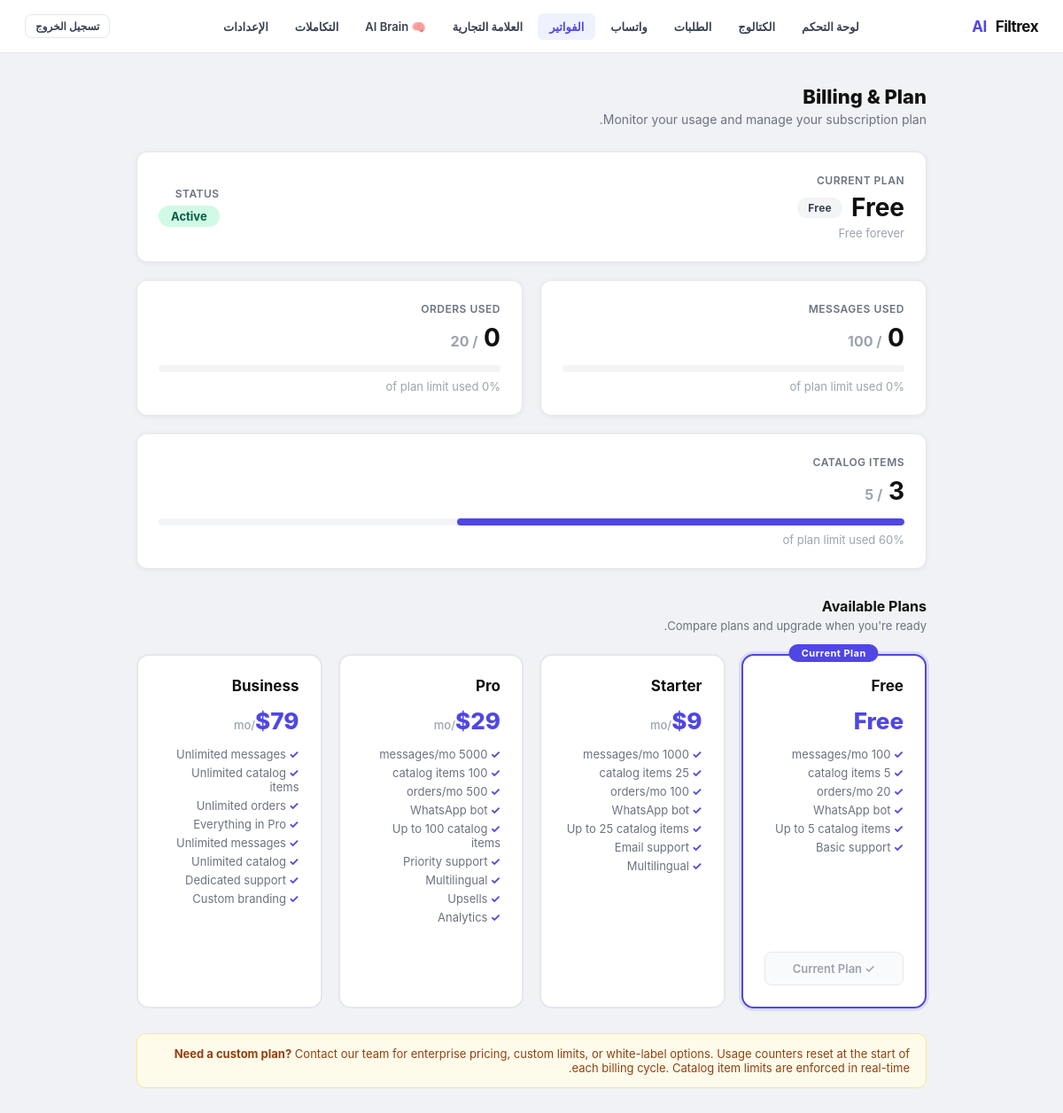
The page /admin/billing (signed in) on the database its author committed.
### tables this page shows
CREATE TABLE clients (
                id                INTEGER PRIMARY KEY AUTOINCREMENT,
                name              TEXT NOT NULL,
                business_type     TEXT DEFAULT 'clinic',
                default_language  TEXT DEFAULT 'ar',
                currency          TEXT DEFAULT 'MAD',
                timezone          TEXT DEFAULT 'Africa/Casablanca',
                admin_whatsapp    TEXT,
                ultramsg_instance TEXT,
                ultramsg_token    TEXT,
                is_active         INTEGER DEFAULT 1,
                created_at        TEXT DEFAULT (datetime('now'))
            , whatsapp_connected INTEGER DEFAULT 0, onboarding_step INTEGER DEFAULT 0, referral_code   TEXT, referred_by     INTEGER, referral_count  INTEGER DEFAULT 0, brand_name          TEXT, logo_url            TEXT, primary_color       TEXT DEFAULT '#4f46e5', custom_domain       TEXT, white_label_enabled INTEGER DEFAULT 0, business_whatsapp_number TEXT, whatsapp_connection_status TEXT DEFAULT 'not_connected', whatsapp_provider TEXT DEFAULT 'ultramsg', plan TEXT DEFAULT 'free', subscription_id TEXT, subscription_status TEXT DEFAULT 'inactive', is_trial          INTEGER DEFAULT 0, trial_started_at  TEXT, trial_ends_at     TEXT, affiliate_enabled  INTEGER DEFAULT 1, affiliate_code     TEXT, affiliate_earnings REAL    DEFAULT 0.0, affiliate_rate     REAL    DEFAULT 0.20, assistant_tone        TEXT DEFAULT 'friendly', assistant_goal        TEXT DEFAULT 'book_appointments', business_description  TEXT DEFAULT '', policies              TEXT DEFAULT '', fallback_message      TEXT DEFAULT '');

CREATE TABLE subscription_plans (
                id                 INTEGER PRIMARY KEY AUTOINCREMENT,
                name               TEXT NOT NULL,
                price_monthly      REAL NOT NULL DEFAULT 0,
                max_messages       INTEGER NOT NULL DEFAULT 100,
                max_catalog_items  INTEGER NOT NULL DEFAULT 5,
                max_orders         INTEGER NOT NULL DEFAULT 20,
                features_json      TEXT DEFAULT '[]',
                is_active          INTEGER DEFAULT 1
            );

CREATE TABLE client_subscriptions (
                id             INTEGER PRIMARY KEY AUTOINCREMENT,
                client_id      INTEGER NOT NULL,
                plan_id        INTEGER NOT NULL,
                status         TEXT NOT NULL DEFAULT 'active',
                started_at     TEXT DEFAULT CURRENT_TIMESTAMP,
                expires_at     TEXT,
                messages_used  INTEGER DEFAULT 0,
                orders_used    INTEGER DEFAULT 0
            , bonus_messages INTEGER DEFAULT 0, paypal_subscription_id TEXT);

### app.py (the view)
@app.route("/admin/billing")
def admin_billing():
    guard = _admin_guard()
    if guard:
        return guard
    cid = _session_client_id()
    sub = get_client_subscription(cid)
    con = get_db_connection()
    try:
        catalog_count = con.execute(
            "SELECT COUNT(*) FROM catalogs WHERE client_id=?", (cid,)
        ).fetchone()[0]
        all_plans = con.execute(
            "SELECT * FROM subscription_plans WHERE is_active=1 ORDER BY price_monthly ASC"
        ).fetchall()
    finally:
        con.close()
    plans_list = []
    for p in all_plans:
        pd = dict(p)
        try:
            pd["features"] = json.loads(pd.get("features_json") or "[]")
        except Exception:
            pd["features"] = []
        plans_list.append(pd)
    _plan_display = sub.get("plan_name") if sub else "none"
    print(f"[BILLING_PLAN] admin_billing client={cid} plan={_plan_display!r}")
    return render_template(
        "admin/billing.html",
        sub=sub,
        catalog_count=catalog_count,
        all_plans=plans_list,
        active="billing"
    )

### app.py (called while the page is built)
@app.context_processor
def _inject_branding():
    return {"branding": getattr(g, "branding", {"brand_name": "Filtrex AI",
                                                  "logo_url": None,
                                                  "primary_color": "#4f46e5",
                                                  "white_label_enabled": 0})}

def t(key, lang="en"):
    lang = lang if lang in TRANSLATIONS else "en"
    return TRANSLATIONS[lang].get(key) or TRANSLATIONS["en"].get(key, key)

@app.context_processor
def _inject_lang():
    cid = session.get("client_id")
    lang = "en"
    if cid:
        _con = sqlite3.connect("bookings.db", timeout=10)
        _con.row_factory = sqlite3.Row
        try:
            _row = _con.execute(
                "SELECT default_language FROM clients WHERE id=?", (cid,)
            ).fetchone()
        finally:
            _con.close()
        if _row:
            lang = _row["default_language"] or "en"
    return {"lang": lang, "t": t}

def get_db_connection():
    con = sqlite3.connect(DB_FILE, timeout=10)
    con.row_factory = sqlite3.Row
    return con

def _session_client_id():
    cid = session.get("client_id")
    return int(cid) if cid else CLIENT_ID

def _admin_guard():
    if not session.get("logged_in"):
        return redirect(url_for("login"))
    cid = session.get("client_id")
    if cid:
        print(f"[AUTH_CLIENT_ID] client_id={cid} path={request.path}")
    return None

### templates/admin/billing.html (shortened to what this page needs)
{% extends "admin/layout.html" %}
{% block content %}
<div class="billing-wrap">
  <div class="billing-hero">
    <h1>Billing &amp; Plan</h1>
    <p>Monitor your usage and manage your subscription plan.</p>
  </div>
  {% if sub %}
    {% set pct_msg = ((sub.messages_used / sub.max_messages * 100) | int) if sub.max_messages > 0 else 0 %}
    {% set pct_ord = ((sub.orders_used   / sub.max_orders   * 100) | int) if sub.max_orders   > 0 else 0 %}
    {% set pct_cat = ((catalog_count     / sub.max_catalog_items * 100) | int) if sub.max_catalog_items > 0 else 0 %}
    <div class="billing-grid">
      <div class="stat-card" style="grid-column:1/-1">
        <div style="display:flex; align-items:center; justify-content:space-between; flex-wrap:wrap; gap:12px;">
          <div>
            <div class="stat-label">Current Plan</div>
            <div style="display:flex; align-items:center; gap:10px; margin-top:6px;">
              <span class="stat-value">{{ sub.plan_name }}</span>
              <span class="plan-badge badge-{{ sub.plan_name | lower }}">{{ sub.plan_name }}</span>
            </div>
            <div class="stat-sub" style="margin-top:4px;">
              {% if sub.price_monthly == 0 %}Free forever
              {% else %}${{ sub.price_monthly }}/month{% endif %}
            </div>
          </div>
          <div style="text-align:right;">
            <div class="stat-label">Status</div>
            <span style="display:inline-block; margin-top:6px; padding:4px 14px;
              border-radius:999px; font-size:13px; font-weight:700;
              background:{% if sub.status=='active' %}#d1fae5{% else %}#fee2e2{% endif %};
              color:{% if sub.status=='active' %}#065f46{% else %}#991b1b{% endif %};">
              {{ sub.status | title }}
            </span>
          </div>
        </div>
      </div>
      <div class="stat-card">
        <div class="stat-label">Messages Used</div>
        {% if sub.max_messages == -1 %}
          <div class="stat-value">{{ sub.messages_used }}</div>
          <div class="stat-sub">Unlimited</div>
        {% else %}
          <div class="stat-value">{{ sub.messages_used }} <span style="font-size:16px;color:#9ca3af;">/ {{ sub.max_messages }}</span></div>
          <div class="progress-bar-wrap">
          </div>
          <div class="stat-sub">{{ pct_msg }}% of plan limit used</div>
        {% endif %}
      </div>
      <div class="stat-card">
        <div class="stat-label">Orders Used</div>
        {% if sub.max_orders == -1 %}
          <div class="stat-value">{{ sub.orders_used }}</div>
          <div class="stat-sub">Unlimited</div>
        {% else %}
          <div class="stat-value">{{ sub.orders_used }} <span style="font-size:16px;color:#9ca3af;">/ {{ sub.max_orders }}</span></div>
          <div class="progress-bar-wrap">
          </div>
          <div class="stat-sub">{{ pct_ord }}% of plan limit used</div>
        {% endif %}
      </div>
      <div class="stat-card" style="grid-column:1/-1">
        <div class="stat-label">Catalog Items</div>
        {% if sub.max_catalog_items == -1 %}
          <div class="stat-value">{{ catalog_count }}</div>
          <div class="stat-sub">Unlimited</div>
        {% else %}
          <div class="stat-value">{{ catalog_count }} <span style="font-size:16px;color:#9ca3af;">/ {{ sub.max_catalog_items }}</span></div>
          <div class="progress-bar-wrap">
            <div class="progress-bar {% if pct_cat >= 90 %}over{% elif pct_cat >= 70 %}warn{% endif %}"
                 style="width:{{ [pct_cat, 100] | min }}%"></div>
          </div>
          <div class="stat-sub">{{ pct_cat }}% of plan limit used</div>
        {% endif %}
      </div>
    </div>
  {% else %}
    <div class="info-note" style="margin-bottom:28px;">No active subscription found. Contact support.</div>
  {% endif %}
  <div class="section-title">Available Plans</div>
  <div class="section-sub">Compare plans and upgrade when you're ready.</div>
  <div class="plans-grid">
    {% for plan in all_plans %}
      {% set plan_slug  = plan.name | lower %}
      {% set is_current = sub and sub.plan_id == plan.id %}
      <div class="plan-card {% if is_current %}current{% endif %}">
        {% if is_current %}<div class="plan-card-current-label">Current Plan</div>{% endif %}
        <div class="plan-card-name">{{ plan.name }}</div>
        <div class="plan-card-price">
          {% if plan.price_monthly == 0 %}Free
          {% else %}${{ plan.price_monthly | int }}<span>/mo</span>{% endif %}
        </div>
        <div class="plan-card-limits">
          <ul>
            <li>{% if plan.max_messages == -1 %}Unlimited messages{% else %}{{ plan.max_messages | int }} messages/mo{% endif %}</li>
            <li>{% if plan.max_catalog_items == -1 %}Unlimited catalog items{% else %}{{ plan.max_catalog_items | int }} catalog items{% endif %}</li>
            <li>{% if plan.max_orders == -1 %}Unlimited orders{% else %}{{ plan.max_orders | int }} orders/mo{% endif %}</li>
            {% for feat in plan.features %}
            <li>{{ feat }}</li>
            {% endfor %}
          </ul>
        </div>
        {% if is_current %}
          <div class="btn-current-plan">✓ Current Plan</div>
        {% elif plan_slug == 'free' %}
          <div class="btn-current-plan" style="color:#d1d5db;">Free Tier</div>
        {% else %}
          <div class="paypal-btn-wrap">
            <div id="paypal-button-{{ plan_slug }}"></div>
          </div>
        {% endif %}
      </div>
    {% endfor %}
  </div>
  <div class="info-note" style="margin-top:28px;">
    <strong>Need a custom plan?</strong> Contact our team for enterprise pricing, custom limits, or white-label options.
    Usage counters reset at the start of each billing cycle.
    Catalog item limits are enforced in real-time.
  </div>
</div>
{% endblock %}

### templates/admin/layout.html (shortened to what this page needs)
<!DOCTYPE html>
<html lang="{{ lang }}" dir="{{ 'rtl' if lang == 'ar' else 'ltr' }}">
<head>
</head>
<body>
<nav class="nav">
  <div class="nav-brand">
    {% if branding.logo_url %}
      <img src="{{ branding.logo_url }}" alt="{{ branding.brand_name }}"
           style="height:32px;width:auto;object-fit:contain;border-radius:4px;" />
    {% else %}
      {% set _parts = branding.brand_name.split() %}
      {% if _parts|length >= 2 %}
        {{ _parts[:-1]|join(' ') }} <span>{{ _parts[-1] }}</span>
      {% else %}
        <span>{{ branding.brand_name }}</span>
      {% endif %}
    {% endif %}
  </div>
  <div class="nav-links">
    <a href="/admin/dashboard" class="nav-link {% if active=='dashboard' %}active{% endif %}">{{ t("nav_dashboard", lang) }}</a>
    <a href="/admin/catalog" class="nav-link {% if active=='catalog' %}active{% endif %}">{{ t("nav_catalog", lang) }}</a>
    <a href="/admin/orders" class="nav-link {% if active=='orders' %}active{% endif %}">{{ t("nav_orders", lang) }}</a>
    <a href="/admin/connect-whatsapp" class="nav-link {% if active=='whatsapp' %}active{% endif %}">{{ t("nav_whatsapp", lang) }}</a>
    <a href="/admin/billing" class="nav-link {% if active=='billing' %}active{% endif %}">{{ t("nav_billing", lang) }}</a>
    <a href="/admin/branding" class="nav-link {% if active=='branding' %}active{% endif %}">{{ t("nav_branding", lang) }}</a>
    <a href="/admin/ai-brain" class="nav-link {% if active=='ai-brain' %}active{% endif %}">🧠 AI Brain</a>
    <a href="/admin/integrations" class="nav-link {% if active=='integrations' %}active{% endif %}">{{ t("nav_integrations", lang) }}</a>
    <a href="/admin/settings" class="nav-link {% if active=='settings' %}active{% endif %}">{{ t("nav_settings", lang) }}</a>
  </div>
  <div class="nav-right">
    <a href="/logout" class="btn btn-ghost btn-sm">{{ t("nav_logout", lang) }}</a>
  </div>
</nav>
<div class="shell">
  {% block content %}{% endblock %}
</div>
</body>
</html>

### templates/admin/billing.html (style rules this page uses)
.billing-wrap { max-width: 900px; margin: 0 auto; padding: 0 4px; }
.billing-hero { margin-bottom: 28px; }
.billing-hero h1 { font-size: 22px; font-weight: 800; color: #111; margin-bottom: 4px; }
.billing-hero p { font-size: 14px; color: #6b7280; }
.billing-grid { display: grid; grid-template-columns: 1fr 1fr; gap: 20px; margin-bottom: 32px; }
.stat-card { background: #fff; border-radius: 12px; border: 1px solid #e5e7eb; padding: 24px; display: flex; flex-direction: column; gap: 8px; }
.stat-label { font-size: 12px; font-weight: 600; color: #6b7280; text-transform: uppercase; letter-spacing: .5px; }
.stat-value { font-size: 28px; font-weight: 700; color: #111; }
.stat-sub { font-size: 13px; color: #9ca3af; }
.progress-bar-wrap { background: #f3f4f6; border-radius: 999px; height: 8px; overflow: hidden; margin-top: 6px; }
.progress-bar { height: 8px; border-radius: 999px; background: #4f46e5; transition: width .4s; }
.plan-badge { display: inline-block; padding: 4px 12px; border-radius: 999px; font-size: 12px; font-weight: 700; letter-spacing: .3px; }
.badge-free { background: #f3f4f6; color: #374151; }
.plans-grid { display: grid; grid-template-columns: repeat(auto-fit, minmax(200px, 1fr)); gap: 18px; margin-top: 24px; }
.plan-card { border: 2px solid #e5e7eb; border-radius: 14px; padding: 24px; background: #fff; display: flex; flex-direction: column; gap: 14px; transition: border-color .2s, box-shadow .2s; position: relative; }
.plan-card.current { border-color: #4f46e5; box-shadow: 0 0 0 3px rgba(79,70,229,.12); }
.plan-card-current-label { position: absolute; top: -13px; left: 50%; transform: translateX(-50%); background: #4f46e5; color: #fff; font-size: 11px; font-weight: 700; padding: 3px 14px; border-radius: 999px; letter-spacing: .5px; white-space: nowrap; }
.plan-card-name { font-size: 17px; font-weight: 700; color: #111; }
.plan-card-price { font-size: 26px; font-weight: 800; color: #4f46e5; }
.plan-card-price span { font-size: 13px; font-weight: 500; color: #9ca3af; }
.plan-card-limits { font-size: 13px; color: #6b7280; }
.plan-card-limits ul { margin: 0; padding: 0; display: flex; flex-direction: column; gap: 5px; }
.plan-card-limits li { list-style: none; }
.plan-card-limits li::before { content: "✓ "; color: #4f46e5; font-weight: 700; }
.btn-current-plan { display: block; text-align: center; padding: 10px 14px; border-radius: 8px; font-size: 13px; font-weight: 600; border: 1.5px solid #e5e7eb; color: #9ca3af; background: #f9fafb; cursor: default; margin-top: auto; }
.paypal-btn-wrap { margin-top: auto; }
#paypal-button-starter, #paypal-button-pro, #paypal-button-business { display: block; min-height: 45px; margin-top: 10px; position: relative; overflow: visible; }
.info-note { background: #fffbeb; border: 1px solid #fde68a; border-radius: 10px; padding: 14px 18px; font-size: 13px; color: #92400e; margin-top: 24px; }
.section-title { font-size: 16px; font-weight: 700; color: #111; margin-bottom: 4px; }
.section-sub { font-size: 13px; color: #6b7280; margin-bottom: 20px; }

### rows shown on the page
clients: default_language "لوحة التحكم", default_language "الكتالوج", default_language "الطلبات", default_language "واتساب", default_language "الفواتير", default_language "العلامة التجارية", default_language "التكاملات", default_language "الإعدادات", default_language "تسجيل الخروج"
subscription_plans: plan_name "Free", max_messages "100", max_orders "20", max_catalog_items "5", shows "Current Plan", name "Free", price_monthly "Free", features "WhatsApp bot" "Up to 5 catalog items" "Basic support", shows "✓ Current Plan"
client_subscriptions: status "Active"
subscription_plans: name "Starter", price_monthly "9", max_messages "1000", features "WhatsApp bot" "Up to 25 catalog items" "Email support" "Multilingual"
subscription_plans: name "Pro", price_monthly "29", features "WhatsApp bot" "Up to 100 catalog items" "Priority support" "Multilingual" "Upsells" "Analytics"
subscription_plans: name "Business", price_monthly "79", max_messages "Unlimited messages", max_catalog_items "Unlimited catalog items", max_orders "Unlimited orders", features "Everything in Pro" "Unlimited messages" "Unlimited catalog" "Dedicated support" "Custom branding"

### other values the page prints
{{ _parts[:-1]|join(' ') }} "Filtrex"
{{ _parts[-1] }} "AI"
{{ pct_msg }} "0"
{{ pct_ord }} "0"
{{ pct_cat }} "60"
